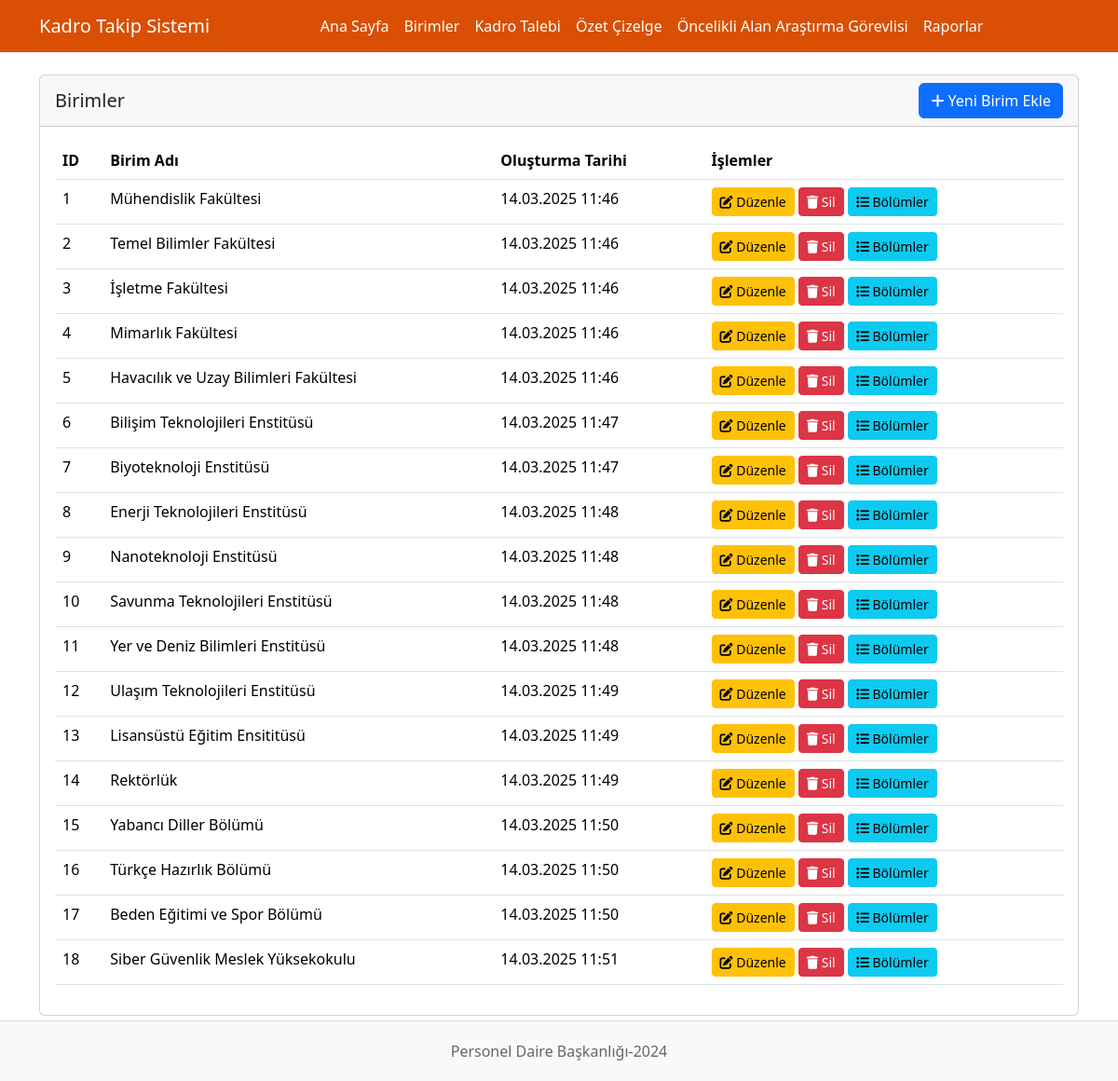
Page /birimler on the committed database.
### app.py (models this page shows)
class Birim(db.Model):
    id = db.Column(db.Integer, primary_key=True)
    ad = db.Column(db.String(100), nullable=False)
    olusturma_tarihi = db.Column(db.DateTime, default=datetime.now)
    bolumler = db.relationship('Bolum', back_populates='birim', lazy=True)
    ogretim_uyesi_sayilari = db.relationship('OgretimUyesiSayisi', backref='birim', lazy=True)
    kadro_talepleri = db.relationship('KadroTalebi', back_populates='birim')
    oncelikli_alanlar = db.relationship('OncelikliAlanArastirmaGorevlisi', back_populates='birim')
    kontenjan_tahsisleri = db.relationship('KontenjanTahsis', back_populates='birim')

### app.py (the view)
@app.route('/birimler')
def birimler():
    birimler = Birim.query.order_by(Birim.id).all()
    return render_template('birimler.html', birimler=birimler)

### templates/birimler.html (shortened to what this page needs)
{% extends "base.html" %}
{% block head %}
    <link href="https://cdn.jsdelivr.net/npm/bootstrap@5.3.1/dist/css/bootstrap.min.css" rel="stylesheet">
    <link href="https://cdnjs.cloudflare.com/ajax/libs/font-awesome/6.0.0/css/all.min.css" rel="stylesheet">
{% endblock %}
{% block content %}
    <nav class="navbar navbar-expand-lg" style="background-color: #D94F04;">
        <div class="container">
            <span class="navbar-brand text-white">Kadro Takip Sistemi</span>
            <div class="collapse navbar-collapse" id="navbarNav">
                <ul class="navbar-nav">
                    <li class="nav-item">
                        <a class="nav-link text-white" href="{{ url_for('index') }}">Ana Sayfa</a>
                    </li>
                    <li class="nav-item">
                        <a class="nav-link text-white active" href="{{ url_for('birimler') }}">Birimler</a>
                    </li>
                    <li class="nav-item">
                        <a class="nav-link text-white" href="{{ url_for('kadro_talebi') }}">Kadro Talebi</a>
                    </li>
                    <li class="nav-item">
                        <a class="nav-link text-white" href="{{ url_for('ozet_cizelge') }}">Özet Çizelge</a>
                    </li>
                    <li class="nav-item">
                        <a class="nav-link text-white" href="{{ url_for('oncelikli_alan_arastirma_gorevlisi') }}">Öncelikli Alan Araştırma Görevlisi</a>
                    </li>
                    <li class="nav-item">
                        <a class="nav-link text-white" href="{{ url_for('raporlar') }}">Raporlar</a>
                    </li>
                </ul>
            </div>
        </div>
    </nav>
    <div class="container mt-4">
        <div class="row">
            <div class="col-md-12">
                <div class="card">
                    <div class="card-header d-flex justify-content-between align-items-center">
                        <h5 class="mb-0">Birimler</h5>
                        <button type="button" class="btn btn-primary" data-bs-toggle="modal" data-bs-target="#birimEkleModal">
                            <i class="fas fa-plus"></i> Yeni Birim Ekle
                        </button>
                    </div>
                    <div class="card-body">
                        <div class="table-responsive">
                            <table class="table table-hover">
                                <thead>
                                    <tr>
                                        <th>ID</th>
                                        <th>Birim Adı</th>
                                        <th>Oluşturma Tarihi</th>
                                        <th>İşlemler</th>
                                    </tr>
                                </thead>
                                <tbody>
                                    {% for birim in birimler %}
                                    <tr>
                                        <td>{{ birim.id }}</td>
                                        <td>{{ birim.ad }}</td>
                                        <td>{{ birim.olusturma_tarihi.strftime('%d.%m.%Y %H:%M') }}</td>
                                        <td>
                                            <button class="btn btn-sm btn-warning" onclick="birimDuzenle({{ birim.id }}, '{{ birim.ad }}')">
                                                <i class="fas fa-edit"></i> Düzenle
                                            </button>
                                            <button class="btn btn-sm btn-danger" onclick="birimSil({{ birim.id }})">
                                                <i class="fas fa-trash"></i> Sil
                                            </button>
                                            <a href="/bolumler/{{ birim.id }}" class="btn btn-sm btn-info">
                                                <i class="fas fa-list"></i> Bölümler
                                            </a>
                                        </td>
                                    </tr>
                                    {% endfor %}
                                </tbody>
                            </table>
                        </div>
                    </div>
                </div>
            </div>
        </div>
    </div>
{% endblock %}

### templates/base.html (shortened to what this page needs)
<!DOCTYPE html>
<html lang="tr">
<head>
    {% block head %}{% endblock %}
</head>
<body>
    {% block content %}{% endblock %}
    {% if not hide_footer %}
    <footer>
        Personel Daire Başkanlığı-2024
    </footer>
    {% endif %}
</body>
</html>

### templates/birimler.html (style rules this page uses)
.navbar { padding: 0.5rem 1rem; }
.nav-link { padding: 0.5rem 1rem; }
#navbarNav { justify-content: center; }
.navbar-nav { margin: 0 auto; display: flex; justify-content: center; }

### templates/base.html (style rules this page uses)
footer { text-align: center; padding: 20px; background-color: #f8f9fa; border-top: 1px solid #ddd; color: #666; position: fixed; bottom: 0; width: 100%; z-index: 1000; }
body { padding-bottom: 70px; }

### rows in the picture
Birim: id "1", ad "Mühendislik Fakültesi", olusturma_tarihi "14.03.2025 11:46"
Birim: id "2", ad "Temel Bilimler Fakültesi", olusturma_tarihi "14.03.2025 11:46"
Birim: id "3", ad "İşletme Fakültesi", olusturma_tarihi "14.03.2025 11:46"
Birim: id "4", ad "Mimarlık Fakültesi", olusturma_tarihi "14.03.2025 11:46"
Birim: id "5", ad "Havacılık ve Uzay Bilimleri Fakültesi", olusturma_tarihi "14.03.2025 11:46"
Birim: id "6", ad "Bilişim Teknolojileri Enstitüsü", olusturma_tarihi "14.03.2025 11:47"
Birim: id "7", ad "Biyoteknoloji Enstitüsü", olusturma_tarihi "14.03.2025 11:47"
Birim: id "8", ad "Enerji Teknolojileri Enstitüsü", olusturma_tarihi "14.03.2025 11:48"
Birim: id "9", ad "Nanoteknoloji Enstitüsü", olusturma_tarihi "14.03.2025 11:48"
Birim: id "10", ad "Savunma Teknolojileri Enstitüsü", olusturma_tarihi "14.03.2025 11:48"
Birim: id "11", ad "Yer ve Deniz Bilimleri Enstitüsü", olusturma_tarihi "14.03.2025 11:48"
Birim: id "12", ad "Ulaşım Teknolojileri Enstitüsü", olusturma_tarihi "14.03.2025 11:49"
Birim: id "13", ad "Lisansüstü Eğitim Ensititüsü", olusturma_tarihi "14.03.2025 11:49"
Birim: id "14", ad "Rektörlük", olusturma_tarihi "14.03.2025 11:49"
Birim: id "15", ad "Yabancı Diller Bölümü", olusturma_tarihi "14.03.2025 11:50"
Birim: id "16", ad "Türkçe Hazırlık Bölümü", olusturma_tarihi "14.03.2025 11:50"
Birim: id "17", ad "Beden Eğitimi ve Spor Bölümü", olusturma_tarihi "14.03.2025 11:50"
Birim: id "18", ad "Siber Güvenlik Meslek Yüksekokulu", olusturma_tarihi "14.03.2025 11:51"
